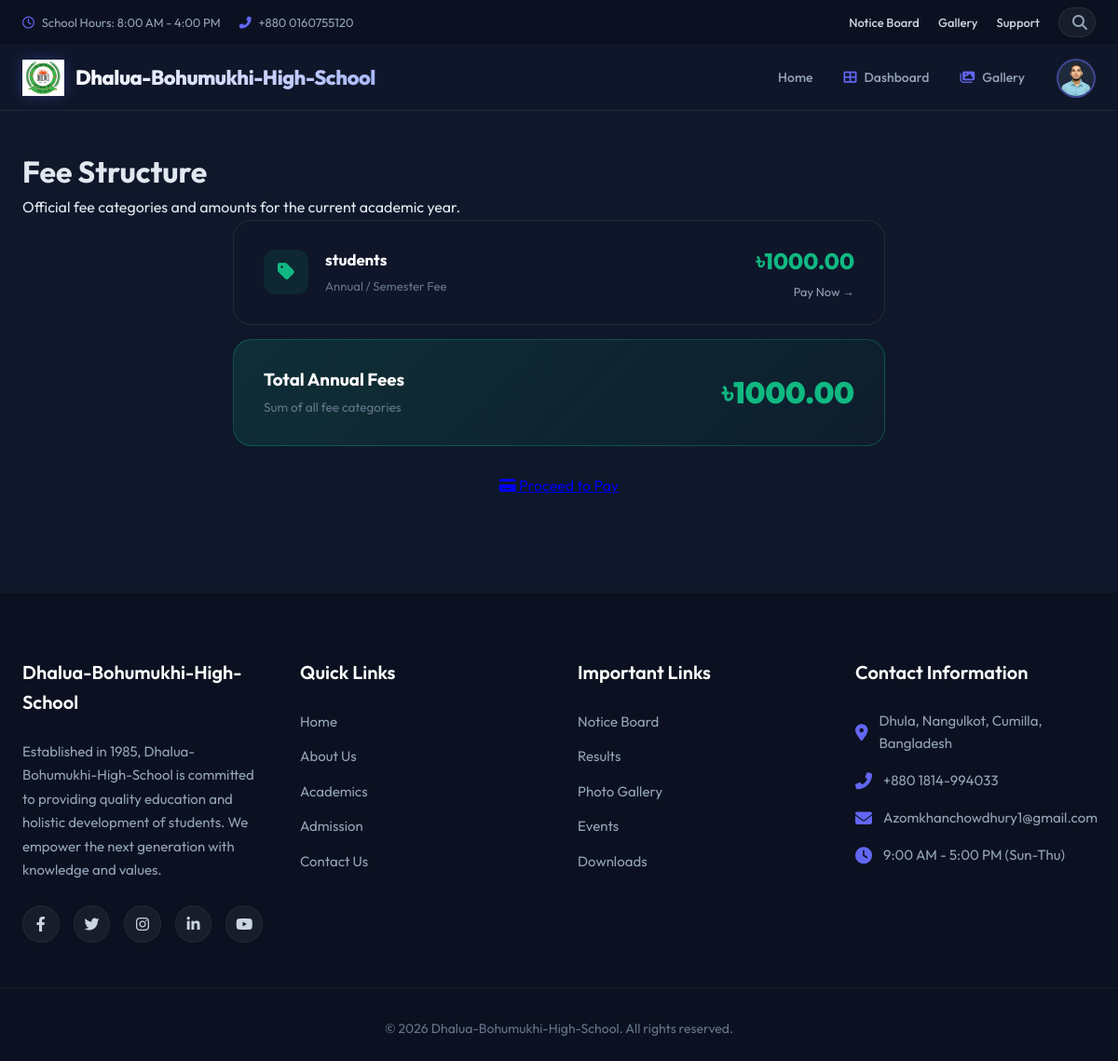
The page /students/fees/structure/ (signed in) on the database its author committed.
### student/models.py (models this page shows, shortened)
class Student(models.Model):
    user = models.OneToOneField(User, on_delete=models.CASCADE, related_name='student_profile', null=True, blank=True)
    profile_image = models.ImageField(upload_to='students/', blank=True, null=True)
    phone_number = models.CharField(max_length=15, unique=True, null=True, blank=True)
    date_of_birth = models.DateField(null=True, blank=True)
    gender = models.CharField(max_length=10, choices=[('Male', 'Male'), ('Female', 'Female'), ('Other', 'Other')], null=True, blank=True)
    blood_group = models.CharField(max_length=5, blank=True, null=True)
    address = models.TextField(null=True, blank=True)
    student_id = models.CharField(max_length=20, unique=True, null=True, blank=True)
    roll_number = models.CharField(max_length=20, null=True, blank=True)
    admission_date = models.DateField(null=True, blank=True)
    current_class = models.CharField(max_length=20, null=True, blank=True)
    section = models.CharField(max_length=10, null=True, blank=True)
    academic_year = models.CharField(max_length=10, null=True, blank=True)

### finance/models.py (models this page shows, shortened)
class FeeType(models.Model):
    name = models.CharField(max_length=100) # Tuition Fee, Library Fee, etc.
    amount = models.DecimalField(max_digits=10, decimal_places=2)
    is_remembered = models.BooleanField(default=False)
    reminder_note = models.TextField(blank=True, null=True)

### student/views.py (the view)
# urls.py: path('fees/structure/', views.fees_structure, name='fees_structure'),
@login_required
def fees_structure(request):
    fee_types = FeeType.objects.all()
    total = sum(f.amount for f in fee_types)
    return render(request, 'student/fees_structure.html', {
        'fee_types': fee_types,
        'total': total
    })

### accounts/context_processors.py (called while the page is built)
def user_profile_context(request):
    if request.user.is_authenticated:
        user = request.user
        role = "Admin" if user.is_superuser else "User"
        profile = None
        if hasattr(user, 'student_profile'):
            role = "Student"
            profile = user.student_profile
        elif hasattr(user, 'teacher_profile'):
            role = "Teacher"
            profile = user.teacher_profile
        elif hasattr(user, 'staff_profile'):
            role = "Staff"
            profile = user.staff_profile
        elif hasattr(user, 'parent_profile'):
            role = "Parent"
            profile = user.parent_profile
        return {
            'global_role': role,
            'global_profile': profile
        }
    return {}

### templates/student/fees_structure.html
{% extends 'base.html' %}
{% load static %}
{% block css %}
<link rel="stylesheet" href="{% static 'css/dashboard.css' %}">
{% endblock %}
{% block content %}
<div class="dashboard-wrapper">
    <div class="section-header">
        <h1>Fee Structure</h1>
        <p>Official fee categories and amounts for the current academic year.</p>
    </div>
    <div style="max-width:700px; margin:0 auto;">
        {% for fee in fee_types %}
        <div style="background:rgba(15,23,42,0.6); border:1px solid rgba(255,255,255,0.08); border-radius:20px; padding:1.5rem 2rem; margin-bottom:15px; display:flex; align-items:center; justify-content:space-between; gap:20px;">
            <div style="display:flex; align-items:center; gap:18px;">
                <div style="background:rgba(16,185,129,0.1); color:#10b981; width:48px; height:48px; border-radius:12px; display:flex; align-items:center; justify-content:center; font-size:1.3rem; flex-shrink:0;">
                    <i class="fas fa-tag"></i>
                </div>
                <div>
                    <h3 style="color:#fff; margin:0 0 4px; font-size:1.05rem;">{{ fee.name }}</h3>
                    <p style="color:#64748b; margin:0; font-size:0.82rem;">Annual / Semester Fee</p>
                </div>
            </div>
            <div style="text-align:right; flex-shrink:0;">
                <p style="color:#10b981; font-size:1.5rem; font-weight:800; margin:0;">৳{{ fee.amount }}</p>
                <a href="{% url 'student:fees_pay' %}" style="color:#94a3b8; font-size:0.8rem; text-decoration:none; margin-top:4px; display:block;">
                    Pay Now →
                </a>
            </div>
        </div>
        {% empty %}
        <div style="text-align:center; padding:80px; background:rgba(15,23,42,0.4); border-radius:24px; border:1px dashed rgba(255,255,255,0.08);">
            <h3 style="color:#64748b;">No fee types have been configured yet.</h3>
        </div>
        {% endfor %}
        {% if fee_types %}
        <div style="background:linear-gradient(135deg, rgba(16,185,129,0.15), rgba(5,150,105,0.05)); border:1px solid rgba(16,185,129,0.3); border-radius:20px; padding:1.8rem 2rem; display:flex; align-items:center; justify-content:space-between; margin-top:10px;">
            <div>
                <h3 style="color:#fff; margin:0 0 4px;">Total Annual Fees</h3>
                <p style="color:#64748b; margin:0; font-size:0.85rem;">Sum of all fee categories</p>
            </div>
            <div>
                <p style="color:#10b981; font-size:2rem; font-weight:900; margin:0;">৳{{ total }}</p>
            </div>
        </div>
        <div style="margin-top:30px; text-align:center;">
            <a href="{% url 'student:fees_pay' %}" class="view-all-btn" style="padding:16px 50px; font-size:1rem;">
                <i class="fas fa-credit-card"></i> Proceed to Pay
            </a>
        </div>
        {% endif %}
    </div>
</div>
{% endblock %}

### templates/base.html (shortened to what this page needs)
{% load static %}
<!DOCTYPE html>
<html lang="en">
<head>
    <link rel="stylesheet" href="https://cdnjs.cloudflare.com/ajax/libs/font-awesome/6.4.0/css/all.min.css">
    <link rel="stylesheet" href="{% static 'css/base.css' %}">
    {% block css %}{% endblock %}
</head>
<body>
    <div class="top-header-bar">
        <div class="top-bar-container">
            {% if user.is_authenticated %}
            <div class="top-bar-left">
                <span><i class="far fa-clock"></i> School Hours: 8:00 AM - 4:00 PM</span>
                <span><i class="fas fa-phone-alt"></i> +880 0160755120</span>
            </div>
            <div class="top-bar-right">
                <a href="{% url 'notices:notice_list' %}">Notice Board</a>
                <a href="{% url 'gallery' %}">Gallery</a>
                <a href="{% url 'support' %}">Support</a>
                <div class="search-box-container">
                    <div class="search-box" id="globalSearchBox">
                        <i class="fas fa-search search-icon"></i>
                    </div>
                </div>
            </div>
            {% endif %}
        </div>
    </div>
    <header class="main-header">
        <div class="nav-container">
            <a href="/" class="logo">
                <img src="{% static 'image/logo.jpg' %}" alt="Dhalua-Bohumukhi-High-School Logo" class="logo-img">
                <h2>Dhalua-Bohumukhi-High-School</h2>
            </a>
            <div class="nav-right-section">
                <nav>
                    <ul class="nav-links">
                        <li><a href="/" class="{% if request.path == '/' %}active{% endif %}">Home</a></li>
                        {% if user.is_authenticated %}
                        {% if global_role == 'Admin' %}
                        <li><a href="{% url 'admin_panel:dashboard' %}"
                                class="{% if '/admin-dashboard/' in request.path %}active{% endif %}"><i
                                    class="fas fa-th-large"></i> Dashboard</a></li>
                        {% elif global_role == 'Student' %}
                        <li><a href="{% url 'student:student_dashboard' %}"
                                class="{% if '/students/dashboard/' in request.path %}active{% endif %}"><i
                                    class="fas fa-th-large"></i> Dashboard</a></li>
                        {% elif global_role == 'Teacher' %}
                        <li><a href="{% url 'teacher:teacher_dashboard' %}"
                                class="{% if '/teachers/dashboard/' in request.path %}active{% endif %}"><i
                                    class="fas fa-th-large"></i> Dashboard</a></li>
                        {% elif global_role == 'Staff' %}
                        <li><a href="{% url 'staff:staff_dashboard' %}"
                                class="{% if '/staff/dashboard/' in request.path %}active{% endif %}"><i
                                    class="fas fa-th-large"></i> Dashboard</a></li>
                        {% elif global_role == 'Parent' %}
                        <li><a href="{% url 'prents:parent_dashboard' %}"
                                class="{% if '/parents/dashboard/' in request.path %}active{% endif %}"><i
                                    class="fas fa-th-large"></i> Dashboard</a></li>
                        {% endif %}
                        <li><a href="{% url 'gallery' %}"
                                class="{% if '/gallery/' in request.path %}active{% endif %}"><i
                                    class="fas fa-images"></i> Gallery</a></li>
                        {% endif %}
                    </ul>
                </nav>
                {% if user.is_authenticated %}
                <div class="profile-dropdown-container">
                    <div class="profile-trigger" id="profileTrigger">
                        {% if global_profile and global_profile.profile_image %}
                        <img src="{{ global_profile.profile_image.url }}" alt="Profile Image">
                        {% else %}
                        <i class="fas fa-user"></i>
                        {% endif %}
                    </div>
                </div>
                {% else %}
                <a href="{% url 'accounts:login' %}" class="btn-login">Sign In</a>
                {% endif %}
            </div>
        </div>
    </header>
    <main>
        {% block content %}
        {% endblock %}
    </main>
    <footer class="main-footer">
        <div class="footer-container">
            <div class="footer-col">
                <h3>Dhalua-Bohumukhi-High-School</h3>
                <p>Established in 1985, Dhalua-Bohumukhi-High-School is committed to providing quality education and
                    holistic
                    development of students. We empower the next generation with knowledge and values.</p>
                <div class="social-icons">
                    <a href="#" aria-label="Facebook"><i class="fab fa-facebook-f"></i></a>
                    <a href="#" aria-label="Twitter"><i class="fab fa-twitter"></i></a>
                    <a href="#" aria-label="Instagram"><i class="fab fa-instagram"></i></a>
                    <a href="#" aria-label="LinkedIn"><i class="fab fa-linkedin-in"></i></a>
                    <a href="#" aria-label="YouTube"><i class="fab fa-youtube"></i></a>
                </div>
            </div>
            <div class="footer-col">
                <h3>Quick Links</h3>
                <ul>
                    <li><a href="#">Home</a></li>
                    <li><a href="#">About Us</a></li>
                    <li><a href="#">Academics</a></li>
                    <li><a href="#">Admission</a></li>
                    <li><a href="#">Contact Us</a></li>
                </ul>
            </div>
            <div class="footer-col">
                <h3>Important Links</h3>
                <ul>
                    <li><a href="{% url 'notices:notice_list' %}">Notice Board</a></li>
                    <li><a href="#">Results</a></li>
                    <li><a href="#">Photo Gallery</a></li>
                    <li><a href="#">Events</a></li>
                    <li><a href="#">Downloads</a></li>
                </ul>
            </div>
            <div class="footer-col">
                <h3>Contact Information</h3>
                <ul class="contact-info">
                    <li><i class="fas fa-map-marker-alt"></i> Dhula, Nangulkot, Cumilla, Bangladesh</li>
                    <li><i class="fas fa-phone-alt"></i> +880 1814-994033</li>
                    <li><i class="fas fa-envelope"></i> Azomkhanchowdhury1@gmail.com</li>
                    <li><i class="fas fa-clock"></i> 9:00 AM - 5:00 PM (Sun-Thu)</li>
                </ul>
            </div>
        </div>
        <div class="footer-bottom">
            <p>&copy; {% now "Y" %} Dhalua-Bohumukhi-High-School. All rights reserved.</p>
        </div>
    </footer>
</body>
</html>

### static/css/dashboard.css (style rules this page uses)
.dashboard-wrapper { padding: 40px 24px; max-width: 1400px; margin: 0 auto; }

### rows shown on the page
Student: profile_image (picture)
FeeType: name "students", amount "1000.00"

### other values the page prints
{{ total }} "1000.00"
